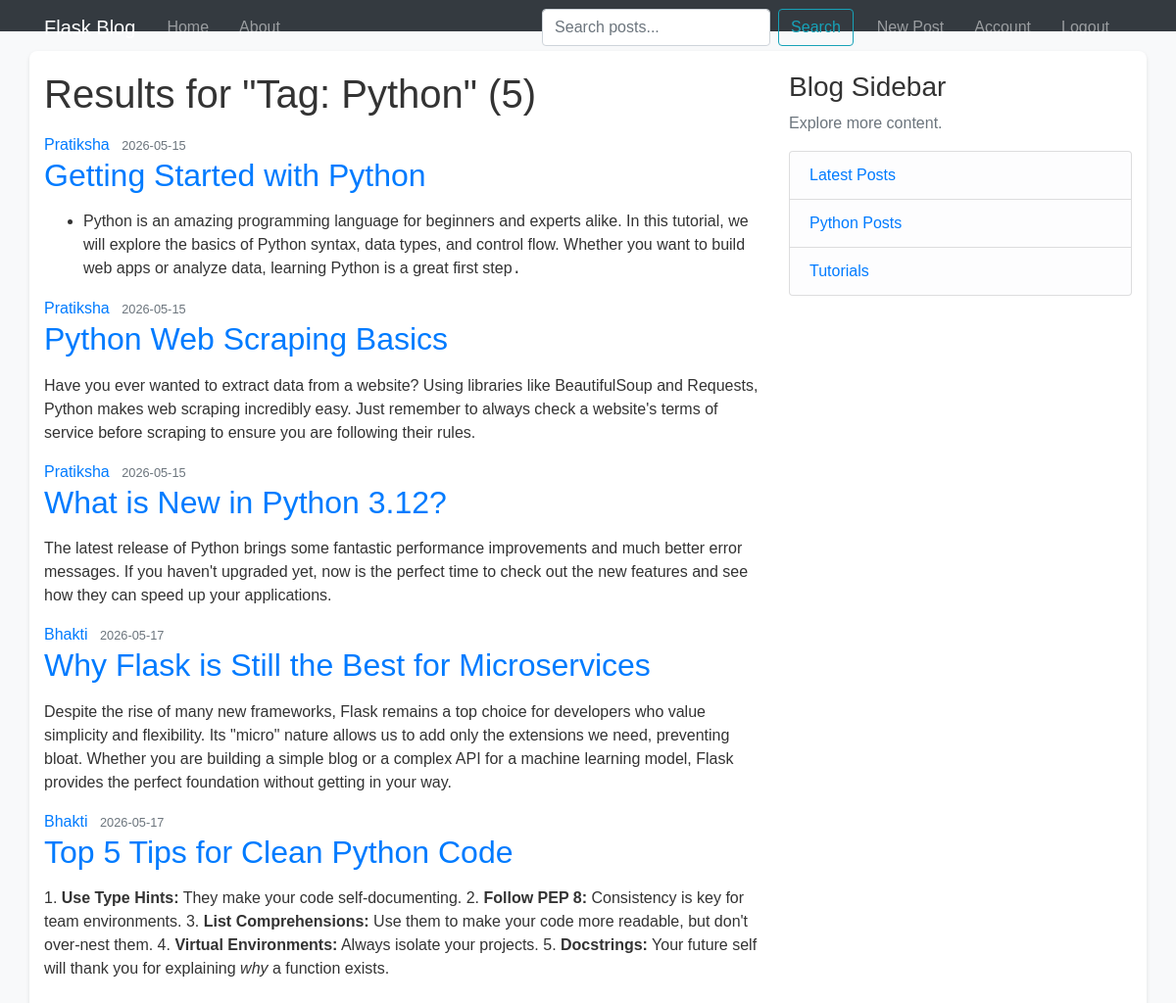
/tag/Python (signed in), run on the app's committed database.
### flaskblog/models.py (models this page shows, shortened)
class Post(db.Model):
    id = db.Column(db.Integer, primary_key=True)
    title = db.Column(db.String(100), nullable=False)
    date_posted = db.Column(db.DateTime, nullable=False, default=datetime.now)
    content = db.Column(db.Text, nullable=False)
    user_id = db.Column(db.Integer, db.ForeignKey('user.id'), nullable=False)
    tags = db.relationship('Tag', secondary=post_tags, backref=db.backref('posts', lazy='dynamic'))
    comments = db.relationship('Comment', backref='post', lazy=True, cascade="all, delete-orphan")

class User(db.Model, UserMixin):
    id = db.Column(db.Integer, primary_key=True)
    username = db.Column(db.String(20), unique=True, nullable=False)
    email = db.Column(db.String(120), unique=True, nullable=False)
    image_file = db.Column(db.String(20), nullable=False, default='default.jpg')
    password = db.Column(db.String(60), nullable=False)
    posts = db.relationship('Post', backref='author', lazy=True)
    comments = db.relationship('Comment', backref='author', lazy=True)

### flaskblog/routes.py (the view)
@app.route("/tag/<string:tag_name>")
def tag_posts(tag_name):
    tag = Tag.query.filter_by(name=tag_name).first_or_404()
    posts = tag.posts.all()
    return render_template('search_results.html', title=tag.name, posts=posts, query=f"Tag: {tag_name}")

### flaskblog/models.py (called while the page is built)
@login_manager.user_loader
def load_user(user_id):
    return User.query.get(int(user_id))

### flaskblog/templates/search_results.html
{% extends "layout.html" %}
{% block content %}
    <h1 class="mb-3">Results for "{{ query }}" ({{ posts|length }})</h1>
    {% for post in posts %}
        <article class="media content-section">
          <div class="media-body">
            <div class="article-metadata">
              <a class="mr-2" href="#">{{ post.author.username }}</a>
              <small class="text-muted">{{ post.date_posted.strftime('%Y-%m-%d') }}</small>
            </div>
            <h2><a class="article-title" href="{{ url_for('post', post_id=post.id) }}">{{ post.title }}</a></h2>
            <p class="article-content">{{ post.content|safe }}</p>
          </div>
        </article>
    {% else %}
        <p>No posts found matching your search.</p>
    {% endfor %}
{% endblock content %}

### flaskblog/static/main.css (style rules this page uses)
body { background-color: #f8f9fa; font-family: Arial, sans-serif; color: #333; }

### data on the page
Post: author.username "Pratiksha", date_posted "2026-05-15", title "Getting Started with Python", content "Python is an amazing programming language for beginners and experts alike. In this tutorial, we will explore the basics of Python syntax, data types, and control flow. Whether you want to build web apps or analyze data, learning Python is a great first step ."
Post: author.username "Pratiksha", date_posted "2026-05-15", title "Python Web Scraping Basics", content "Have you ever wanted to extract data from a website? Using libraries like BeautifulSoup and Requests, Python makes web scraping incredibly easy. Just remember to always check a website's terms of service before scraping to ensure you are following their rules."
Post: author.username "Pratiksha", date_posted "2026-05-15", title "What is New in Python 3.12?", content "The latest release of Python brings some fantastic performance improvements and much better error messages. If you haven't upgraded yet, now is the perfect time to check out the new features and see how they can speed up your applications."
Post: author.username "Bhakti", date_posted "2026-05-17", title "Why Flask is Still the Best for Microservices", content "Despite the rise of many new frameworks, Flask remains a top choice for developers who value simplicity and flexibility. Its \"micro\" nature allows us to add only the extensions we need, preventing bloat. Whether you are building a simple blog or a complex API for a machine learning model, Flask provides the perfect foundation without getting in your way."
Post: author.username "Bhakti", date_posted "2026-05-17", title "Top 5 Tips for Clean Python Code", content "1. Use Type Hints: They make your code self-documenting. 2. Follow PEP 8: Consistency is key for team environments. 3. List Comprehensions: Use them to make your code more readable, but don't over-nest them. 4. Virtual Environments: Always isolate your projects. 5. Docstrings: Your future self will thank you for explaining why a function exists."

### other printed values
{{ query }} "Tag: Python"
{{ posts|length }} "5"
